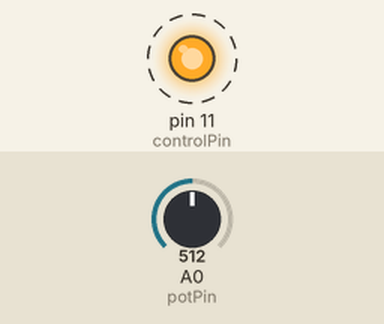
A sketch run on a simulated Arduino Uno, built with avr-gcc and run on an emulated ATmega328P. Parts: output pins drawn as LEDs (lit = HIGH). Dashed ring = blinking. Inputs (shaded band) come from the test bench; at power-on: A0 (potPin) = 512.

Above: at 1.2 s.
1.3 s: A0 (potPin) set to 122
2.8 s: A0 (potPin) set to 260
At 3.11 s:
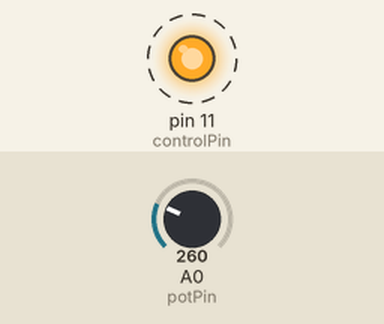
5.8 s: A0 (potPin) set to 20
At 7.2 s:
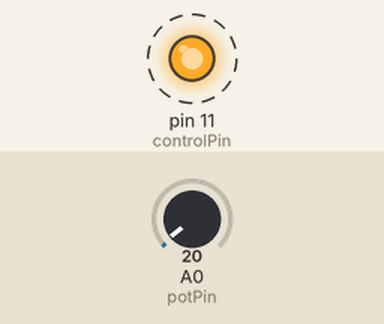
Timing chart, 0 to 13.3 s (numbered marks = the images above; inputs shaded):
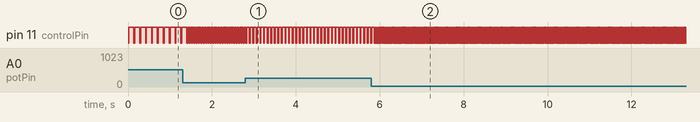

Measured:
- after the input at 1.3 s, pin 11 (controlPin): alternates HIGH for 0.04 s and LOW for 0.02 s, starting after 0.16 s
- after the input at 2.8 s, pin 11 (controlPin): alternates HIGH for 0.07 s and LOW for 0.02 s, starting after 0.18 s
- after the input at 5.8 s, pin 11 (controlPin): alternates HIGH for 0.01 s and LOW for 0.02 s, starting after 0.11 s
- by itself, pin 11 (controlPin): alternates HIGH for 0.12 s and LOW for 0.02 s

The sketch:

strobe_light.ino
```cpp
const int controlPin = 11;
const int potPin = A0;

const int pulseLen = 20;
const int minPeriod = 30;
const int maxPeriod = 250;

void setup() {
  pinMode(controlPin, OUTPUT);
  digitalWrite(controlPin, HIGH);
}

void loop() {
  int raw = analogRead(potPin);
  int period = map(raw, 0, 1023, minPeriod, maxPeriod);
  digitalWrite(controlPin, LOW);
  delay(pulseLen);
  digitalWrite(controlPin, HIGH);
  delay(period - pulseLen);
}
```
